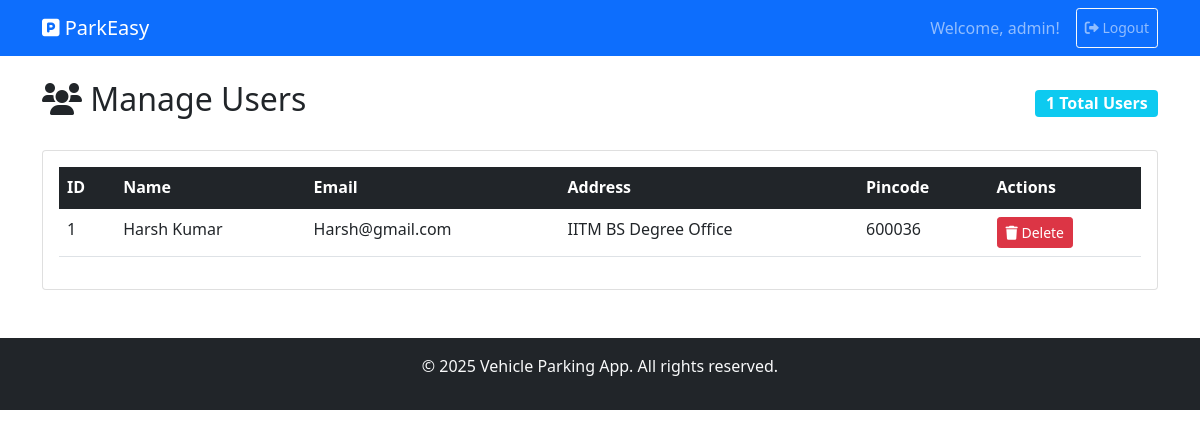
/admin/manage-users (signed in), run on an earlier commit of the app's database.
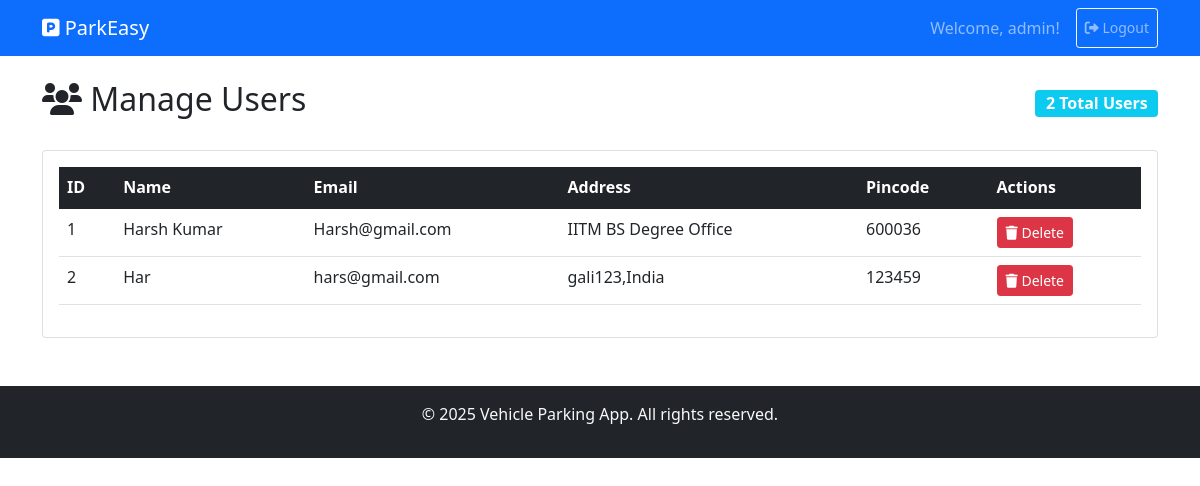
And on a later commit of the database.
### backend/models.py (models this page shows)
class User(db.Model):
    __tablename__ = 'users'
    id = db.Column(db.Integer, primary_key=True)
    username = db.Column(db.String(80), nullable=False, unique=True, index=True)
    email = db.Column(db.String(120), nullable=False, unique=True)
    password_hash = db.Column(db.String(128))
    name = db.Column(db.String(100))
    address = db.Column(db.String(200), nullable=False)
    pincode = db.Column(db.String(10), nullable=False)
    created_at = db.Column(db.DateTime, default=datetime.utcnow)
    user_type = db.Column(db.String(10), default='user')  # 'user' or 'admin'
    reservations = db.relationship('Reservation', backref='user', lazy=True)

### app.py (the view)
    @app.route('/admin/manage-users')
    def admin_manage_users():
        if session.get('role') != 'admin':
            return redirect(url_for('login'))
        users = User.query.all()
        return render_template('admin_users.html', users=users)

### templates/admin_users.html (shortened to what this page needs)
{% extends "base.html" %}
{% block content %}
<div class="d-flex justify-content-between align-items-center mb-4">
    <h2><i class="fas fa-users"></i> Manage Users</h2>
    <span class="badge bg-info fs-6">{{ users|length }} Total Users</span>
</div>
{% if users %}
<div class="card">
    <div class="card-body">
        <div class="table-responsive">
            <table class="table table-hover">
                <thead class="table-dark">
                    <tr>
                        <th>ID</th>
                        <th>Name</th>
                        <th>Email</th>
                        <th>Address</th>
                        <th>Pincode</th>
                        <th>Actions</th>
                    </tr>
                </thead>
                <tbody>
                    {% for user in users %}
                    <tr>
                        <td>{{ user.id }}</td>
                        <td>{{ user.name }}</td>
                        <td>{{ user.email }}</td>
                        <td>{{ user.address[:30] }}{% if user.address|length > 30 %}...{% endif %}</td>
                        <td>{{ user.pincode }}</td>
                        <td>
                            <form method="POST" action="{{ url_for('admin_delete_user', user_id=user.id) }}"
                                  onsubmit="return confirm('Are you sure you want to delete this user?')" class="d-inline">
                                <button type="submit" class="btn btn-danger btn-sm">
                                    <i class="fas fa-trash"></i> Delete
                                </button>
                            </form>
                        </td>
                    </tr>
                    {% endfor %}
                </tbody>
            </table>
        </div>
    </div>
</div>
{% endif %}
{% endblock %}

What changed in the data, as far as the page shows it:
added User: id "2", name "Har", email "hars@gmail.com", address "gali123,India", pincode "123459"
Also different on the page:
{{ users|length }}: "1" → "2"
